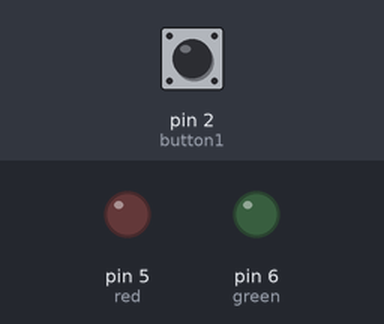
A sketch run on a simulated Arduino Uno, built with avr-gcc and run on an emulated ATmega328P. On the bench: output pins drawn as LEDs (lit = HIGH). The inputs (shaded band) are chosen by the test bench; at power-on: pin 2 (button1) LOW.

Above: at 1.2 s.
1.3 s: pin 2 (button1) pulled HIGH for 0.15 s
At 2.7 s:
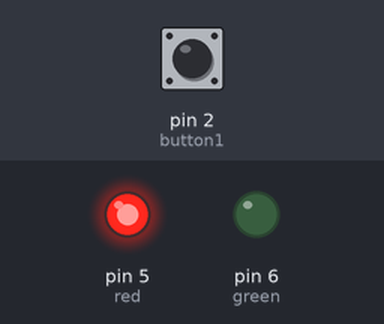
At 4.2 s:
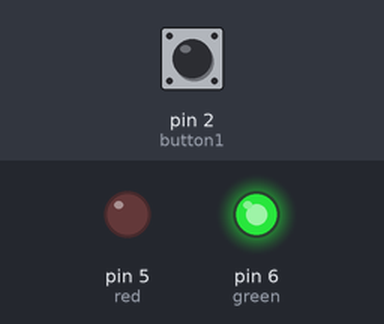
Timing chart, 0 to 16.4 s (numbered marks = the images above; inputs shaded):
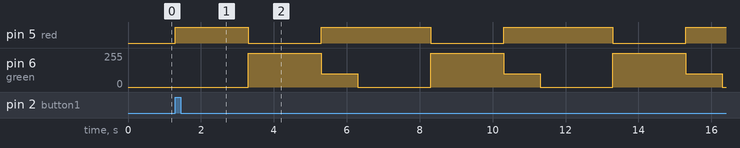

Measured:
- after the input at 1.3 s, pin 5 (red): LOW → HIGH at once, then repeats every 5.0 s: LOW 2.0 s, HIGH 3.0 s; pin 6 (green): 0/255 → 255/255 after 2.0 s, then repeats every 5.0 s: 100/255 1.0 s, 0/255 2.0 s, 255/255 2.0 s

The sketch:

_03_traffic_light_manual.ino
```cpp
int red = 5;
int green = 6;

int button1 = 2;

boolean isActivated = false;

void setup() {
  pinMode(red,OUTPUT);
  pinMode(green,OUTPUT);
  pinMode(button1,INPUT);
}

void loop() {
  if (digitalRead(button1)==HIGH) {
    isActivated = true;
  }
  if (isActivated) {
    analogWrite(red,255);
    analogWrite(green,0);
    delay(2000);
    analogWrite(red,0);
    analogWrite(green,255);
    delay(2000);
    analogWrite(red,255);
    analogWrite(green,100);
    delay(1000);
  }
}
```
